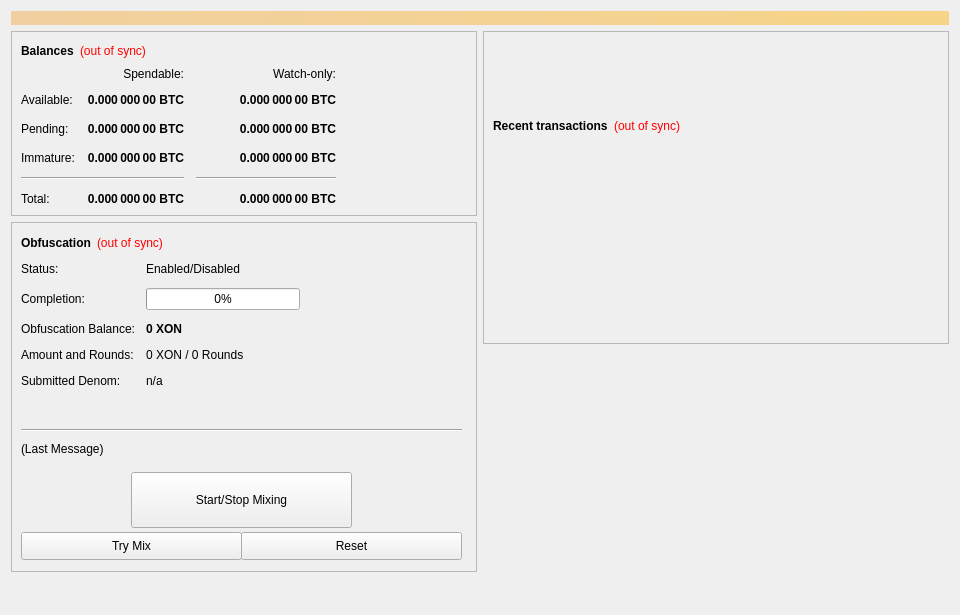
<?xml version="1.0" encoding="UTF-8"?>
<ui version="4.0">
 <class>OverviewPage</class>
 <widget class="QWidget" name="OverviewPage">
  <property name="geometry">
   <rect>
    <x>0</x>
    <y>0</y>
    <width>960</width>
    <height>615</height>
   </rect>
  </property>
  <property name="minimumSize">
   <size>
    <width>960</width>
    <height>0</height>
   </size>
  </property>
  <property name="windowTitle">
   <string>Form</string>
  </property>
  <layout class="QVBoxLayout" name="topLayout">
   <item>
    <widget class="QLabel" name="labelAlerts">
     <property name="visible">
      <bool>false</bool>
     </property>
     <property name="styleSheet">
      <string notr="true">background-color: qlineargradient(x1: 0, y1: 0, x2: 1, y2: 0, stop:0 #F0D0A0, stop:1 #F8D488); color:#000000;</string>
     </property>
     <property name="wordWrap">
      <bool>true</bool>
     </property>
     <property name="margin">
      <number>3</number>
     </property>
    </widget>
   </item>
   <item>
    <layout class="QHBoxLayout" name="horizontalLayout" stretch="1,1">
     <item>
      <layout class="QVBoxLayout" name="verticalLayout_2">
       <item>
        <widget class="QFrame" name="frame">
         <property name="frameShape">
          <enum>QFrame::StyledPanel</enum>
         </property>
         <property name="frameShadow">
          <enum>QFrame::Raised</enum>
         </property>
         <layout class="QVBoxLayout" name="verticalLayout_4">
          <item>
           <layout class="QHBoxLayout" name="horizontalLayout_4">
            <item>
             <widget class="QLabel" name="label_5">
              <property name="font">
               <font>
                <weight>75</weight>
                <bold>true</bold>
               </font>
              </property>
              <property name="text">
               <string>Balances</string>
              </property>
             </widget>
            </item>
            <item>
             <widget class="QLabel" name="labelWalletStatus">
              <property name="cursor">
               <cursorShape>WhatsThisCursor</cursorShape>
              </property>
              <property name="toolTip">
               <string>The displayed information may be out of date. Your wallet automatically synchronizes with the 1Node network after a connection is established, but this process has not completed yet.</string>
              </property>
              <property name="styleSheet">
               <string notr="true">QLabel { color: red; }</string>
              </property>
              <property name="text">
               <string notr="true">(out of sync)</string>
              </property>
              <property name="alignment">
               <set>Qt::AlignLeading|Qt::AlignLeft|Qt::AlignVCenter</set>
              </property>
             </widget>
            </item>
            <item>
             <spacer name="horizontalSpacer_3">
              <property name="orientation">
               <enum>Qt::Horizontal</enum>
              </property>
              <property name="sizeHint" stdset="0">
               <size>
                <width>40</width>
                <height>20</height>
               </size>
              </property>
             </spacer>
            </item>
           </layout>
          </item>
          <item>
           <layout class="QGridLayout" name="gridLayout">
            <property name="spacing">
             <number>12</number>
            </property>
            <item row="2" column="2">
             <widget class="QLabel" name="labelWatchPending">
              <property name="font">
               <font>
                <weight>75</weight>
                <bold>true</bold>
               </font>
              </property>
              <property name="cursor">
               <cursorShape>IBeamCursor</cursorShape>
              </property>
              <property name="toolTip">
               <string>Unconfirmed transactions to watch-only addresses</string>
              </property>
              <property name="text">
               <string notr="true">0.000 000 00 BTC</string>
              </property>
              <property name="alignment">
               <set>Qt::AlignRight|Qt::AlignTrailing|Qt::AlignVCenter</set>
              </property>
              <property name="textInteractionFlags">
               <set>Qt::LinksAccessibleByMouse|Qt::TextSelectableByKeyboard|Qt::TextSelectableByMouse</set>
              </property>
             </widget>
            </item>
            <item row="2" column="1">
             <widget class="QLabel" name="labelUnconfirmed">
              <property name="font">
               <font>
                <weight>75</weight>
                <bold>true</bold>
               </font>
              </property>
              <property name="cursor">
               <cursorShape>IBeamCursor</cursorShape>
              </property>
              <property name="toolTip">
               <string>Total of transactions that have yet to be confirmed, and do not yet count toward the spendable balance</string>
              </property>
              <property name="text">
               <string notr="true">0.000 000 00 BTC</string>
              </property>
              <property name="alignment">
               <set>Qt::AlignRight|Qt::AlignTrailing|Qt::AlignVCenter</set>
              </property>
              <property name="textInteractionFlags">
               <set>Qt::LinksAccessibleByMouse|Qt::TextSelectableByKeyboard|Qt::TextSelectableByMouse</set>
              </property>
             </widget>
            </item>
            <item row="3" column="2">
             <widget class="QLabel" name="labelWatchImmature">
              <property name="font">
               <font>
                <weight>75</weight>
                <bold>true</bold>
               </font>
              </property>
              <property name="cursor">
               <cursorShape>IBeamCursor</cursorShape>
              </property>
              <property name="toolTip">
               <string>Staked or masternode rewards in watch-only addresses that has not yet matured</string>
              </property>
              <property name="text">
               <string notr="true">0.000 000 00 BTC</string>
              </property>
              <property name="alignment">
               <set>Qt::AlignRight|Qt::AlignTrailing|Qt::AlignVCenter</set>
              </property>
              <property name="textInteractionFlags">
               <set>Qt::LinksAccessibleByMouse|Qt::TextSelectableByKeyboard|Qt::TextSelectableByMouse</set>
              </property>
             </widget>
            </item>
            <item row="4" column="0" colspan="2">
             <widget class="Line" name="lineSpendableBalance">
              <property name="orientation">
               <enum>Qt::Horizontal</enum>
              </property>
             </widget>
            </item>
            <item row="4" column="2">
             <widget class="Line" name="lineWatchBalance">
              <property name="sizePolicy">
               <sizepolicy hsizetype="Preferred" vsizetype="Fixed">
                <horstretch>0</horstretch>
                <verstretch>0</verstretch>
               </sizepolicy>
              </property>
              <property name="minimumSize">
               <size>
                <width>140</width>
                <height>0</height>
               </size>
              </property>
              <property name="orientation">
               <enum>Qt::Horizontal</enum>
              </property>
             </widget>
            </item>
            <item row="5" column="0">
             <widget class="QLabel" name="labelTotalText">
              <property name="text">
               <string>Total:</string>
              </property>
             </widget>
            </item>
            <item row="3" column="1">
             <widget class="QLabel" name="labelImmature">
              <property name="font">
               <font>
                <weight>75</weight>
                <bold>true</bold>
               </font>
              </property>
              <property name="cursor">
               <cursorShape>IBeamCursor</cursorShape>
              </property>
              <property name="toolTip">
               <string>Staked or masternode rewards that has not yet matured</string>
              </property>
              <property name="text">
               <string notr="true">0.000 000 00 BTC</string>
              </property>
              <property name="alignment">
               <set>Qt::AlignRight|Qt::AlignTrailing|Qt::AlignVCenter</set>
              </property>
              <property name="textInteractionFlags">
               <set>Qt::LinksAccessibleByMouse|Qt::TextSelectableByKeyboard|Qt::TextSelectableByMouse</set>
              </property>
             </widget>
            </item>
            <item row="2" column="3">
             <spacer name="horizontalSpacer_2">
              <property name="orientation">
               <enum>Qt::Horizontal</enum>
              </property>
              <property name="sizeHint" stdset="0">
               <size>
                <width>40</width>
                <height>20</height>
               </size>
              </property>
             </spacer>
            </item>
            <item row="3" column="0">
             <widget class="QLabel" name="labelImmatureText">
              <property name="text">
               <string>Immature:</string>
              </property>
             </widget>
            </item>
            <item row="5" column="1">
             <widget class="QLabel" name="labelTotal">
              <property name="font">
               <font>
                <weight>75</weight>
                <bold>true</bold>
               </font>
              </property>
              <property name="cursor">
               <cursorShape>IBeamCursor</cursorShape>
              </property>
              <property name="toolTip">
               <string>Your current total balance</string>
              </property>
              <property name="text">
               <string notr="true">0.000 000 00 BTC</string>
              </property>
              <property name="alignment">
               <set>Qt::AlignRight|Qt::AlignTrailing|Qt::AlignVCenter</set>
              </property>
              <property name="textInteractionFlags">
               <set>Qt::LinksAccessibleByMouse|Qt::TextSelectableByKeyboard|Qt::TextSelectableByMouse</set>
              </property>
             </widget>
            </item>
            <item row="5" column="2">
             <widget class="QLabel" name="labelWatchTotal">
              <property name="font">
               <font>
                <weight>75</weight>
                <bold>true</bold>
               </font>
              </property>
              <property name="cursor">
               <cursorShape>IBeamCursor</cursorShape>
              </property>
              <property name="toolTip">
               <string>Current total balance in watch-only addresses</string>
              </property>
              <property name="text">
               <string notr="true">0.000 000 00 BTC</string>
              </property>
              <property name="alignment">
               <set>Qt::AlignRight|Qt::AlignTrailing|Qt::AlignVCenter</set>
              </property>
              <property name="textInteractionFlags">
               <set>Qt::LinksAccessibleByMouse|Qt::TextSelectableByKeyboard|Qt::TextSelectableByMouse</set>
              </property>
             </widget>
            </item>
            <item row="0" column="2">
             <widget class="QLabel" name="labelWatchonly">
              <property name="text">
               <string>Watch-only:</string>
              </property>
              <property name="alignment">
               <set>Qt::AlignRight|Qt::AlignTrailing|Qt::AlignVCenter</set>
              </property>
             </widget>
            </item>
            <item row="1" column="0">
             <widget class="QLabel" name="labelBalanceText">
              <property name="text">
               <string>Available:</string>
              </property>
             </widget>
            </item>
            <item row="1" column="1">
             <widget class="QLabel" name="labelBalance">
              <property name="font">
               <font>
                <weight>75</weight>
                <bold>true</bold>
               </font>
              </property>
              <property name="cursor">
               <cursorShape>IBeamCursor</cursorShape>
              </property>
              <property name="toolTip">
               <string>Your current spendable balance</string>
              </property>
              <property name="text">
               <string notr="true">0.000 000 00 BTC</string>
              </property>
              <property name="alignment">
               <set>Qt::AlignRight|Qt::AlignTrailing|Qt::AlignVCenter</set>
              </property>
              <property name="textInteractionFlags">
               <set>Qt::LinksAccessibleByMouse|Qt::TextSelectableByKeyboard|Qt::TextSelectableByMouse</set>
              </property>
             </widget>
            </item>
            <item row="1" column="2">
             <widget class="QLabel" name="labelWatchAvailable">
              <property name="font">
               <font>
                <weight>75</weight>
                <bold>true</bold>
               </font>
              </property>
              <property name="cursor">
               <cursorShape>IBeamCursor</cursorShape>
              </property>
              <property name="toolTip">
               <string>Your current balance in watch-only addresses</string>
              </property>
              <property name="text">
               <string notr="true">0.000 000 00 BTC</string>
              </property>
              <property name="alignment">
               <set>Qt::AlignRight|Qt::AlignTrailing|Qt::AlignVCenter</set>
              </property>
              <property name="textInteractionFlags">
               <set>Qt::LinksAccessibleByMouse|Qt::TextSelectableByKeyboard|Qt::TextSelectableByMouse</set>
              </property>
             </widget>
            </item>
            <item row="2" column="0">
             <widget class="QLabel" name="labelPendingText">
              <property name="text">
               <string>Pending:</string>
              </property>
             </widget>
            </item>
            <item row="0" column="1">
             <widget class="QLabel" name="labelSpendable">
              <property name="text">
               <string>Spendable:</string>
              </property>
              <property name="alignment">
               <set>Qt::AlignRight|Qt::AlignTrailing|Qt::AlignVCenter</set>
              </property>
             </widget>
            </item>
           </layout>
          </item>
         </layout>
        </widget>
       </item>
       <item>
        <widget class="QFrame" name="frameObfuscation">
         <property name="minimumSize">
          <size>
           <width>0</width>
           <height>350</height>
          </size>
         </property>
         <property name="layoutDirection">
          <enum>Qt::LeftToRight</enum>
         </property>
         <property name="frameShape">
          <enum>QFrame::StyledPanel</enum>
         </property>
         <property name="frameShadow">
          <enum>QFrame::Raised</enum>
         </property>
         <widget class="QWidget" name="formLayoutWidget">
          <property name="geometry">
           <rect>
            <x>10</x>
            <y>40</y>
            <width>451</width>
            <height>161</height>
           </rect>
          </property>
          <layout class="QFormLayout" name="formLayout">
           <property name="fieldGrowthPolicy">
            <enum>QFormLayout::AllNonFixedFieldsGrow</enum>
           </property>
           <property name="horizontalSpacing">
            <number>11</number>
           </property>
           <property name="verticalSpacing">
            <number>12</number>
           </property>
           <item row="0" column="0">
            <widget class="QLabel" name="label_6">
             <property name="text">
              <string>Status:</string>
             </property>
            </widget>
           </item>
           <item row="1" column="0">
            <widget class="QLabel" name="label_7">
             <property name="text">
              <string>Completion:</string>
             </property>
            </widget>
           </item>
           <item row="1" column="1">
            <widget class="QProgressBar" name="obfuscationProgress">
             <property name="maximumSize">
              <size>
               <width>154</width>
               <height>16777215</height>
              </size>
             </property>
             <property name="value">
              <number>0</number>
             </property>
            </widget>
           </item>
           <item row="2" column="0">
            <widget class="QLabel" name="labelAnonymizedText">
             <property name="text">
              <string>Obfuscation Balance:</string>
             </property>
            </widget>
           </item>
           <item row="2" column="1">
            <widget class="QLabel" name="labelAnonymized">
             <property name="font">
              <font>
               <weight>75</weight>
               <bold>true</bold>
              </font>
             </property>
             <property name="text">
              <string notr="true">0 XON</string>
             </property>
            </widget>
           </item>
           <item row="3" column="0">
            <widget class="QLabel" name="label_8">
             <property name="text">
              <string>Amount and Rounds:</string>
             </property>
            </widget>
           </item>
           <item row="3" column="1">
            <widget class="QLabel" name="labelAmountRounds">
             <property name="text">
              <string>0 XON / 0 Rounds</string>
             </property>
            </widget>
           </item>
           <item row="4" column="0">
            <widget class="QLabel" name="label_9">
             <property name="text">
              <string>Submitted Denom:</string>
             </property>
            </widget>
           </item>
           <item row="4" column="1">
            <widget class="QLabel" name="labelSubmittedDenom">
             <property name="toolTip">
              <string>The denominations you submitted to the Masternode.&lt;br&gt;To mix, other users must submit the exact same denominations.</string>
             </property>
             <property name="text">
              <string>n/a</string>
             </property>
            </widget>
           </item>
           <item row="0" column="1">
            <widget class="QLabel" name="obfuscationEnabled">
             <property name="text">
              <string>Enabled/Disabled</string>
             </property>
            </widget>
           </item>
          </layout>
         </widget>
         <widget class="QPushButton" name="runAutoDenom">
          <property name="geometry">
           <rect>
            <x>251</x>
            <y>17</y>
            <width>1</width>
            <height>1</height>
           </rect>
          </property>
          <property name="palette">
           <palette>
            <active>
             <colorrole role="WindowText">
              <brush brushstyle="SolidPattern">
               <color alpha="255">
                <red>0</red>
                <green>0</green>
                <blue>0</blue>
               </color>
              </brush>
             </colorrole>
             <colorrole role="Button">
              <brush brushstyle="SolidPattern">
               <color alpha="255">
                <red>239</red>
                <green>238</green>
                <blue>238</blue>
               </color>
              </brush>
             </colorrole>
             <colorrole role="Light">
              <brush brushstyle="SolidPattern">
               <color alpha="255">
                <red>255</red>
                <green>255</green>
                <blue>255</blue>
               </color>
              </brush>
             </colorrole>
             <colorrole role="Midlight">
              <brush brushstyle="SolidPattern">
               <color alpha="255">
                <red>247</red>
                <green>246</green>
                <blue>246</blue>
               </color>
              </brush>
             </colorrole>
             <colorrole role="Dark">
              <brush brushstyle="SolidPattern">
               <color alpha="255">
                <red>119</red>
                <green>119</green>
                <blue>119</blue>
               </color>
              </brush>
             </colorrole>
             <colorrole role="Mid">
              <brush brushstyle="SolidPattern">
               <color alpha="255">
                <red>159</red>
                <green>159</green>
                <blue>159</blue>
               </color>
              </brush>
             </colorrole>
             <colorrole role="Text">
              <brush brushstyle="SolidPattern">
               <color alpha="255">
                <red>0</red>
                <green>0</green>
                <blue>0</blue>
               </color>
              </brush>
             </colorrole>
             <colorrole role="BrightText">
              <brush brushstyle="SolidPattern">
               <color alpha="255">
                <red>255</red>
                <green>255</green>
                <blue>255</blue>
               </color>
              </brush>
             </colorrole>
             <colorrole role="ButtonText">
              <brush brushstyle="SolidPattern">
               <color alpha="255">
                <red>0</red>
                <green>0</green>
                <blue>0</blue>
               </color>
              </brush>
             </colorrole>
             <colorrole role="Base">
              <brush brushstyle="SolidPattern">
               <color alpha="255">
                <red>255</red>
                <green>255</green>
                <blue>255</blue>
               </color>
              </brush>
             </colorrole>
             <colorrole role="Window">
              <brush brushstyle="SolidPattern">
               <color alpha="255">
                <red>239</red>
                <green>238</green>
                <blue>238</blue>
               </color>
              </brush>
             </colorrole>
             <colorrole role="Shadow">
              <brush brushstyle="SolidPattern">
               <color alpha="255">
                <red>0</red>
                <green>0</green>
                <blue>0</blue>
               </color>
              </brush>
             </colorrole>
             <colorrole role="AlternateBase">
              <brush brushstyle="SolidPattern">
               <color alpha="255">
                <red>247</red>
                <green>246</green>
                <blue>246</blue>
               </color>
              </brush>
             </colorrole>
             <colorrole role="ToolTipBase">
              <brush brushstyle="SolidPattern">
               <color alpha="255">
                <red>255</red>
                <green>255</green>
                <blue>220</blue>
               </color>
              </brush>
             </colorrole>
             <colorrole role="ToolTipText">
              <brush brushstyle="SolidPattern">
               <color alpha="255">
                <red>0</red>
                <green>0</green>
                <blue>0</blue>
               </color>
              </brush>
             </colorrole>
            </active>
            <inactive>
             <colorrole role="WindowText">
              <brush brushstyle="SolidPattern">
               <color alpha="255">
                <red>0</red>
                <green>0</green>
                <blue>0</blue>
               </color>
              </brush>
             </colorrole>
             <colorrole role="Button">
              <brush brushstyle="SolidPattern">
               <color alpha="255">
                <red>239</red>
                <green>238</green>
                <blue>238</blue>
               </color>
              </brush>
             </colorrole>
             <colorrole role="Light">
              <brush brushstyle="SolidPattern">
               <color alpha="255">
                <red>255</red>
                <green>255</green>
                <blue>255</blue>
               </color>
              </brush>
             </colorrole>
             <colorrole role="Midlight">
              <brush brushstyle="SolidPattern">
               <color alpha="255">
                <red>247</red>
                <green>246</green>
                <blue>246</blue>
               </color>
              </brush>
             </colorrole>
             <colorrole role="Dark">
              <brush brushstyle="SolidPattern">
               <color alpha="255">
                <red>119</red>
                <green>119</green>
                <blue>119</blue>
               </color>
              </brush>
             </colorrole>
             <colorrole role="Mid">
              <brush brushstyle="SolidPattern">
               <color alpha="255">
                <red>159</red>
                <green>159</green>
                <blue>159</blue>
               </color>
              </brush>
             </colorrole>
             <colorrole role="Text">
              <brush brushstyle="SolidPattern">
               <color alpha="255">
                <red>0</red>
                <green>0</green>
                <blue>0</blue>
               </color>
              </brush>
             </colorrole>
             <colorrole role="BrightText">
              <brush brushstyle="SolidPattern">
               <color alpha="255">
                <red>255</red>
                <green>255</green>
                <blue>255</blue>
               </color>
              </brush>
             </colorrole>
             <colorrole role="ButtonText">
              <brush brushstyle="SolidPattern">
               <color alpha="255">
                <red>0</red>
                <green>0</green>
                <blue>0</blue>
               </color>
              </brush>
             </colorrole>
             <colorrole role="Base">
              <brush brushstyle="SolidPattern">
               <color alpha="255">
                <red>255</red>
                <green>255</green>
                <blue>255</blue>
               </color>
              </brush>
             </colorrole>
             <colorrole role="Window">
              <brush brushstyle="SolidPattern">
               <color alpha="255">
                <red>239</red>
                <green>238</green>
                <blue>238</blue>
               </color>
              </brush>
             </colorrole>
             <colorrole role="Shadow">
              <brush brushstyle="SolidPattern">
               <color alpha="255">
                <red>0</red>
                <green>0</green>
                <blue>0</blue>
               </color>
              </brush>
             </colorrole>
             <colorrole role="AlternateBase">
              <brush brushstyle="SolidPattern">
               <color alpha="255">
                <red>247</red>
                <green>246</green>
                <blue>246</blue>
               </color>
              </brush>
             </colorrole>
             <colorrole role="ToolTipBase">
              <brush brushstyle="SolidPattern">
               <color alpha="255">
                <red>255</red>
                <green>255</green>
                <blue>220</blue>
               </color>
              </brush>
             </colorrole>
             <colorrole role="ToolTipText">
              <brush brushstyle="SolidPattern">
               <color alpha="255">
                <red>0</red>
                <green>0</green>
                <blue>0</blue>
               </color>
              </brush>
             </colorrole>
            </inactive>
            <disabled>
             <colorrole role="WindowText">
              <brush brushstyle="SolidPattern">
               <color alpha="255">
                <red>119</red>
                <green>119</green>
                <blue>119</blue>
               </color>
              </brush>
             </colorrole>
             <colorrole role="Button">
              <brush brushstyle="SolidPattern">
               <color alpha="255">
                <red>239</red>
                <green>238</green>
                <blue>238</blue>
               </color>
              </brush>
             </colorrole>
             <colorrole role="Light">
              <brush brushstyle="SolidPattern">
               <color alpha="255">
                <red>255</red>
                <green>255</green>
                <blue>255</blue>
               </color>
              </brush>
             </colorrole>
             <colorrole role="Midlight">
              <brush brushstyle="SolidPattern">
               <color alpha="255">
                <red>247</red>
                <green>246</green>
                <blue>246</blue>
               </color>
              </brush>
             </colorrole>
             <colorrole role="Dark">
              <brush brushstyle="SolidPattern">
               <color alpha="255">
                <red>119</red>
                <green>119</green>
                <blue>119</blue>
               </color>
              </brush>
             </colorrole>
             <colorrole role="Mid">
              <brush brushstyle="SolidPattern">
               <color alpha="255">
                <red>159</red>
                <green>159</green>
                <blue>159</blue>
               </color>
              </brush>
             </colorrole>
             <colorrole role="Text">
              <brush brushstyle="SolidPattern">
               <color alpha="255">
                <red>119</red>
                <green>119</green>
                <blue>119</blue>
               </color>
              </brush>
             </colorrole>
             <colorrole role="BrightText">
              <brush brushstyle="SolidPattern">
               <color alpha="255">
                <red>255</red>
                <green>255</green>
                <blue>255</blue>
               </color>
              </brush>
             </colorrole>
             <colorrole role="ButtonText">
              <brush brushstyle="SolidPattern">
               <color alpha="255">
                <red>119</red>
                <green>119</green>
                <blue>119</blue>
               </color>
              </brush>
             </colorrole>
             <colorrole role="Base">
              <brush brushstyle="SolidPattern">
               <color alpha="255">
                <red>239</red>
                <green>238</green>
                <blue>238</blue>
               </color>
              </brush>
             </colorrole>
             <colorrole role="Window">
              <brush brushstyle="SolidPattern">
               <color alpha="255">
                <red>239</red>
                <green>238</green>
                <blue>238</blue>
               </color>
              </brush>
             </colorrole>
             <colorrole role="Shadow">
              <brush brushstyle="SolidPattern">
               <color alpha="255">
                <red>0</red>
                <green>0</green>
                <blue>0</blue>
               </color>
              </brush>
             </colorrole>
             <colorrole role="AlternateBase">
              <brush brushstyle="SolidPattern">
               <color alpha="255">
                <red>239</red>
                <green>238</green>
                <blue>238</blue>
               </color>
              </brush>
             </colorrole>
             <colorrole role="ToolTipBase">
              <brush brushstyle="SolidPattern">
               <color alpha="255">
                <red>255</red>
                <green>255</green>
                <blue>220</blue>
               </color>
              </brush>
             </colorrole>
             <colorrole role="ToolTipText">
              <brush brushstyle="SolidPattern">
               <color alpha="255">
                <red>0</red>
                <green>0</green>
                <blue>0</blue>
               </color>
              </brush>
             </colorrole>
            </disabled>
           </palette>
          </property>
          <property name="focusPolicy">
           <enum>Qt::NoFocus</enum>
          </property>
          <property name="autoFillBackground">
           <bool>true</bool>
          </property>
          <property name="text">
           <string/>
          </property>
          <property name="flat">
           <bool>true</bool>
          </property>
         </widget>
         <widget class="QPushButton" name="toggleObfuscation">
          <property name="geometry">
           <rect>
            <x>120</x>
            <y>250</y>
            <width>221</width>
            <height>56</height>
           </rect>
          </property>
          <property name="sizePolicy">
           <sizepolicy hsizetype="MinimumExpanding" vsizetype="Fixed">
            <horstretch>0</horstretch>
            <verstretch>0</verstretch>
           </sizepolicy>
          </property>
          <property name="text">
           <string>Start/Stop Mixing</string>
          </property>
         </widget>
         <widget class="Line" name="lineLastMessage">
          <property name="geometry">
           <rect>
            <x>10</x>
            <y>200</y>
            <width>441</width>
            <height>16</height>
           </rect>
          </property>
          <property name="orientation">
           <enum>Qt::Horizontal</enum>
          </property>
         </widget>
         <widget class="QLabel" name="obfuscationStatus">
          <property name="geometry">
           <rect>
            <x>10</x>
            <y>220</y>
            <width>451</width>
            <height>61</height>
           </rect>
          </property>
          <property name="minimumSize">
           <size>
            <width>288</width>
            <height>43</height>
           </size>
          </property>
          <property name="text">
           <string>(Last Message)</string>
          </property>
          <property name="alignment">
           <set>Qt::AlignLeading|Qt::AlignLeft|Qt::AlignTop</set>
          </property>
          <property name="wordWrap">
           <bool>true</bool>
          </property>
         </widget>
         <widget class="QPushButton" name="obfuscationAuto">
          <property name="geometry">
           <rect>
            <x>10</x>
            <y>310</y>
            <width>221</width>
            <height>28</height>
           </rect>
          </property>
          <property name="sizePolicy">
           <sizepolicy hsizetype="MinimumExpanding" vsizetype="Fixed">
            <horstretch>0</horstretch>
            <verstretch>0</verstretch>
           </sizepolicy>
          </property>
          <property name="toolTip">
           <string>Try to manually submit a Obfuscation request.</string>
          </property>
          <property name="text">
           <string>Try Mix</string>
          </property>
         </widget>
         <widget class="QPushButton" name="obfuscationReset">
          <property name="geometry">
           <rect>
            <x>230</x>
            <y>310</y>
            <width>221</width>
            <height>28</height>
           </rect>
          </property>
          <property name="sizePolicy">
           <sizepolicy hsizetype="MinimumExpanding" vsizetype="Fixed">
            <horstretch>0</horstretch>
            <verstretch>0</verstretch>
           </sizepolicy>
          </property>
          <property name="toolTip">
           <string>Reset the current status of Obfuscation (can interrupt Obfuscation if it's in the process of Mixing, which can cost you money!)</string>
          </property>
          <property name="autoFillBackground">
           <bool>false</bool>
          </property>
          <property name="text">
           <string>Reset</string>
          </property>
         </widget>
         <widget class="QWidget" name="layoutWidget">
          <property name="geometry">
           <rect>
            <x>10</x>
            <y>10</y>
            <width>431</width>
            <height>22</height>
           </rect>
          </property>
          <layout class="QHBoxLayout" name="horizontalLayout_5">
           <item>
            <widget class="QLabel" name="label_2">
             <property name="font">
              <font>
               <weight>75</weight>
               <bold>true</bold>
              </font>
             </property>
             <property name="text">
              <string>Obfuscation</string>
             </property>
            </widget>
           </item>
           <item>
            <widget class="QLabel" name="labelObfuscationSyncStatus">
             <property name="toolTip">
              <string>The displayed information may be out of date. Your wallet automatically synchronizes with the 1Node network after a connection is established, but this process has not completed yet.</string>
             </property>
             <property name="styleSheet">
              <string notr="true">QLabel { color: red; }</string>
             </property>
             <property name="text">
              <string notr="true">(out of sync)</string>
             </property>
             <property name="alignment">
              <set>Qt::AlignLeading|Qt::AlignLeft|Qt::AlignVCenter</set>
             </property>
            </widget>
           </item>
           <item>
            <spacer name="horizontalSpacer_4">
             <property name="orientation">
              <enum>Qt::Horizontal</enum>
             </property>
             <property name="sizeHint" stdset="0">
              <size>
               <width>40</width>
               <height>20</height>
              </size>
             </property>
            </spacer>
           </item>
          </layout>
         </widget>
        </widget>
       </item>
       <item>
        <spacer name="verticalSpacer">
         <property name="orientation">
          <enum>Qt::Vertical</enum>
         </property>
         <property name="sizeHint" stdset="0">
          <size>
           <width>20</width>
           <height>40</height>
          </size>
         </property>
        </spacer>
       </item>
      </layout>
     </item>
     <item>
      <layout class="QVBoxLayout" name="verticalLayout_3">
       <item>
        <widget class="QFrame" name="frame_2">
         <property name="frameShape">
          <enum>QFrame::StyledPanel</enum>
         </property>
         <property name="frameShadow">
          <enum>QFrame::Raised</enum>
         </property>
         <layout class="QVBoxLayout" name="verticalLayout">
          <item>
           <spacer name="verticalSpacer_3">
            <property name="orientation">
             <enum>Qt::Vertical</enum>
            </property>
            <property name="sizeType">
             <enum>QSizePolicy::Fixed</enum>
            </property>
            <property name="sizeHint" stdset="0">
             <size>
              <width>20</width>
              <height>75</height>
             </size>
            </property>
           </spacer>
          </item>
          <item>
           <layout class="QHBoxLayout" name="horizontalLayout_2">
            <item>
             <widget class="QLabel" name="label_4">
              <property name="font">
               <font>
                <weight>75</weight>
                <bold>true</bold>
               </font>
              </property>
              <property name="text">
               <string>Recent transactions</string>
              </property>
             </widget>
            </item>
            <item>
             <widget class="QLabel" name="labelTransactionsStatus">
              <property name="cursor">
               <cursorShape>WhatsThisCursor</cursorShape>
              </property>
              <property name="toolTip">
               <string>The displayed information may be out of date. Your wallet automatically synchronizes with the 1Node network after a connection is established, but this process has not completed yet.</string>
              </property>
              <property name="styleSheet">
               <string notr="true">QLabel { color: red; }</string>
              </property>
              <property name="text">
               <string notr="true">(out of sync)</string>
              </property>
              <property name="alignment">
               <set>Qt::AlignRight|Qt::AlignTrailing|Qt::AlignVCenter</set>
              </property>
             </widget>
            </item>
            <item>
             <spacer name="horizontalSpacer">
              <property name="orientation">
               <enum>Qt::Horizontal</enum>
              </property>
              <property name="sizeHint" stdset="0">
               <size>
                <width>40</width>
                <height>20</height>
               </size>
              </property>
             </spacer>
            </item>
           </layout>
          </item>
          <item>
           <widget class="QListView" name="listTransactions">
            <property name="styleSheet">
             <string notr="true">QListView { background: transparent; }</string>
            </property>
            <property name="frameShape">
             <enum>QFrame::NoFrame</enum>
            </property>
            <property name="verticalScrollBarPolicy">
             <enum>Qt::ScrollBarAlwaysOff</enum>
            </property>
            <property name="horizontalScrollBarPolicy">
             <enum>Qt::ScrollBarAlwaysOff</enum>
            </property>
            <property name="selectionMode">
             <enum>QAbstractItemView::NoSelection</enum>
            </property>
           </widget>
          </item>
         </layout>
        </widget>
       </item>
       <item>
        <spacer name="verticalSpacer_2">
         <property name="orientation">
          <enum>Qt::Vertical</enum>
         </property>
         <property name="sizeType">
          <enum>QSizePolicy::Expanding</enum>
         </property>
         <property name="sizeHint" stdset="0">
          <size>
           <width>20</width>
           <height>40</height>
          </size>
         </property>
        </spacer>
       </item>
      </layout>
     </item>
    </layout>
   </item>
  </layout>
 </widget>
 <resources/>
 <connections/>
</ui>
